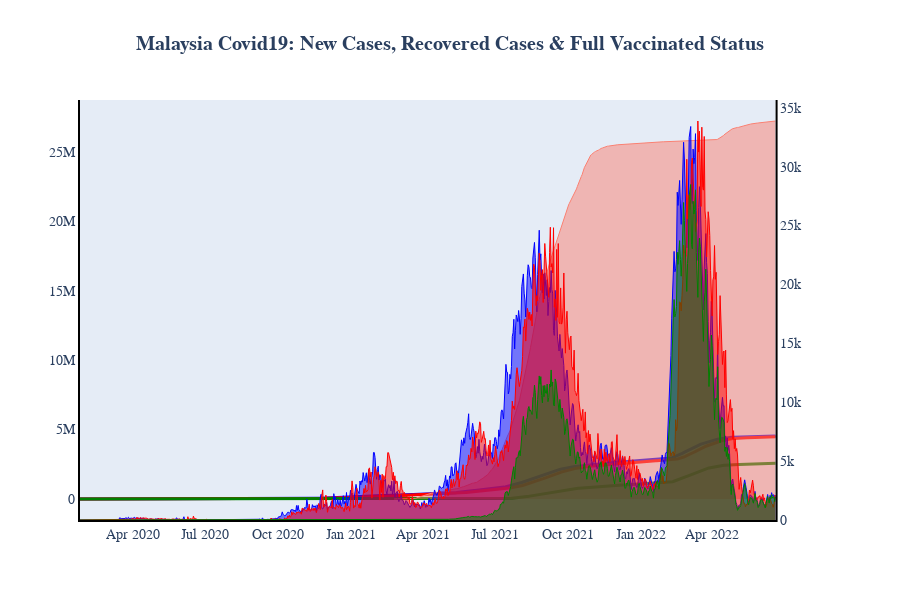

Notebook code for this chart:
### Code cell
fig = make_subplots(shared_xaxes=True, specs=[[{'secondary_y': True}]])

#Graph 1
fig.add_trace(go.Scatter(x = df_mas_cases['date'], y = df_mas_cases['cases_new'], 
                         fill='tozeroy',mode='lines', name ='Positive Cases', 
                         line = dict(color='blue', width=1)), secondary_y=True, row=1, col=1)
fig.add_trace(go.Scatter(x = df_mas_cases['date'], y = df_mas_cases['cases_recovered'],
                         fill='tozeroy',mode='lines',name = 'Recovered Cases',
                         line = dict(color='red', width=1)
                        ),secondary_y=True, row=1, col=1)
fig.add_trace(go.Scatter(x = df_mas_cases['date'], y = df_mas_cases['total_vax'],
                         fill='tozeroy',mode='lines',name = 'Vaccinated Cases',
                         line = dict(color='green', width=1)
                        ), secondary_y=True, row=1, col=1)
fig.add_trace(go.Scatter(x = df_mas_cases['date'], y = df_mas_cases['cum_new'],
                         name ='Cumulative Cases', line = dict(color='blue', width=3)
                        ), secondary_y=False, row=1, col=1)
fig.add_trace(go.Scatter(x = df_mas_cases['date'], y = df_mas_cases['cum_recovered'],
                         name = 'Cumulative Recovered',line = dict(color='red', width=3)
                        ), secondary_y=False, row=1, col=1)
fig.add_trace(go.Scatter(x = df_mas_cases['date'], y = df_mas_cases['cum_vax'],
                         name = 'Cumulative Vaccinated Cases',
                         line = dict(color='green', width=3)
                        ),secondary_y=False, row=1, col=1)
fig.add_trace(go.Scatter(x = df_mas_vaksin['date'], y = df_mas_vaksin['Cum. Daily'],
                         fill='tozeroy',mode='lines',name = 'Full Vaccinated',
                         line = dict(color='salmon', width=1)),secondary_y=False, row=1, col=1)

fig.update_layout(title_text='<b>Malaysia Covid19: New Cases, Recovered Cases & Full Vaccinated Status</b>',
                  title_x=0.5, showlegend=False,height=600)
fig.update_xaxes(title_text='')
fig.update_annotations(font=dict(family="Helvetica", size=12))
fig.update_layout(font=dict(family="Helvetica", size=14))
fig.update_xaxes(showgrid=False, zeroline=False, showline=True, linewidth=2, linecolor='black')
fig.update_yaxes(showgrid=False, zeroline=False, showline=True, linewidth=2, linecolor='black')
fig.show()

### Figure 1 — Plotly figure (JSON) as saved in the notebook; plotly's stock layout.template omitted (floating-point values rounded to 4 significant figures; data arrays with more than 128 entries replaced by an {"elided": "..."} marker saying what was removed)
{"data": [{"fill": "tozeroy", "line": {"color": "blue", "width": 1}, "mode": "lines", "name": "Positive Cases", "type": "scatter", "x": {"elided": "878 str values"}, "xaxis": "x", "y": {"elided": "878 int values"}, "yaxis": "y2"}, {"fill": "tozeroy", "line": {"color": "red", "width": 1}, "mode": "lines", "name": "Recovered Cases", "type": "scatter", "x": {"elided": "878 str values"}, "xaxis": "x", "y": {"elided": "878 int values"}, "yaxis": "y2"}, {"fill": "tozeroy", "line": {"color": "green", "width": 1}, "mode": "lines", "name": "Vaccinated Cases", "type": "scatter", "x": {"elided": "878 str values"}, "xaxis": "x", "y": {"elided": "878 int values"}, "yaxis": "y2"}, {"line": {"color": "blue", "width": 3}, "name": "Cumulative Cases", "type": "scatter", "x": {"elided": "878 str values"}, "xaxis": "x", "y": {"elided": "878 int values"}, "yaxis": "y"}, {"line": {"color": "red", "width": 3}, "name": "Cumulative Recovered", "type": "scatter", "x": {"elided": "878 str values"}, "xaxis": "x", "y": {"elided": "878 int values"}, "yaxis": "y"}, {"line": {"color": "green", "width": 3}, "name": "Cumulative Vaccinated Cases", "type": "scatter", "x": {"elided": "878 str values"}, "xaxis": "x", "y": {"elided": "878 int values"}, "yaxis": "y"}, {"fill": "tozeroy", "line": {"color": "salmon", "width": 1}, "mode": "lines", "name": "Full Vaccinated", "type": "scatter", "x": {"elided": "482 str values"}, "xaxis": "x", "y": {"elided": "482 int values"}, "yaxis": "y"}], "layout": {"font": {"family": "Helvetica", "size": 14}, "height": 600, "showlegend": false, "title": {"text": "<b>Malaysia Covid19: New Cases, Recovered Cases & Full Vaccinated Status</b>", "x": 0.5}, "xaxis": {"anchor": "y", "domain": [0, 0.94], "linecolor": "black", "linewidth": 2, "showgrid": false, "showline": true, "title": {"text": ""}, "zeroline": false}, "yaxis": {"anchor": "x", "domain": [0, 1], "linecolor": "black", "linewidth": 2, "showgrid": false, "showline": true, "zeroline": false}, "yaxis2": {"anchor": "x", "linecolor": "black", "linewidth": 2, "overlaying": "y", "showgrid": false, "showline": true, "side": "right", "zeroline": false}}}
